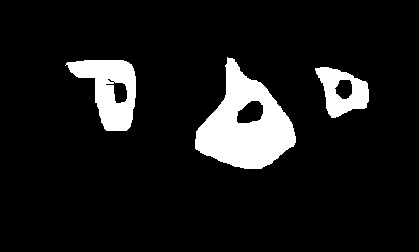
%> input picture ivp lab/iivp-lab-2017/iivp-lab-2017/Lab9 Pri/Image_3.bmp, 419 x 252 px
$ octave q3.m   (GNU Octave 9; MATLAB toolbox functions it lacks are replaced by stand-ins)
%> lines starting %> are read from the running program, lines starting %| are printed output that depends on the picture; in (x1, y1, x2, y2) boxes, pixels count from 0 and x2, y2 are one past the last pixel; in counts of white or black regions, pixels touching at a corner belong together; the program's own positions count from 1
clear;
img = imread('Image_3.bmp');
%> img: size 252x419 logical; 9.8% white; 3 white regions, box (x1, y1, x2, y2) and area: (195, 57, 296, 169) 6061, (65, 60, 136, 131) 2770, (315, 67, 369, 118) 1530
img1 = imfill(img, 'holes');
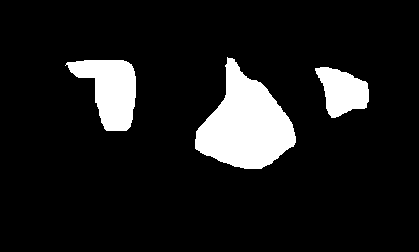
%> img1: size 252x419 logical; 10.7% white; 3 white regions, box (x1, y1, x2, y2) and area: (195, 57, 296, 169) 6490, (65, 60, 136, 131) 3014, (315, 67, 369, 118) 1778
hold on;
subplot(3, 1, 1), subimage(img), title('Original');
subplot(3, 1, 2), subimage(img1), title('Holes');
subplot(3, 1, 3), subimage(img1 - img), title('Difference');
%> after `subimage(img1 - img)`:
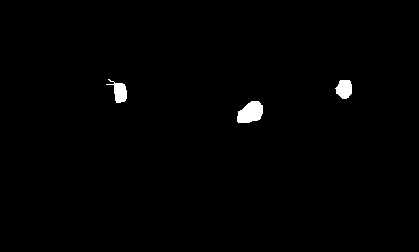
%> displayed picture: size 252x419, on the screen's scale of 0 to 255; 0.87% white; 3 white regions, box (x1, y1, x2, y2) and area: (237, 101, 263, 123) 429, (335, 80, 352, 99) 248, (106, 79, 127, 103) 244
